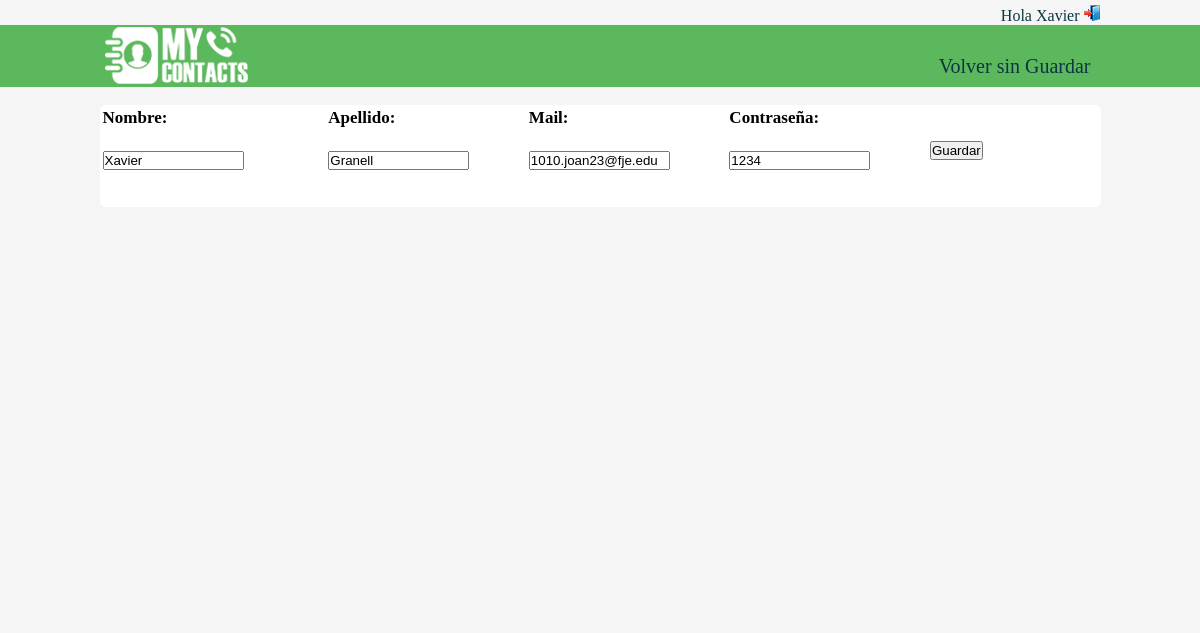
Screenshot of /Proyecto4_1/modificarperfil.php (signed in) with the database file from the repository.
### tables this page shows
CREATE TABLE IF NOT EXISTS `tbl_usuario` (
`id_usuario` int(11) NOT NULL,
  `email_usu` varchar(30) NOT NULL,
  `nombre_usu` varchar(20) NOT NULL,
  `apellido_usu` varchar(35) NOT NULL,
  `passwd_usu` varchar(10) NOT NULL,
  `id_tipo_usuario` int(11) NOT NULL
);

### Proyecto4_1/modificarperfil.php (the view, shortened to what this page needs)
<?php
  include("conexion.proc.php");
$sql_perfil = "SELECT * FROM tbl_usuario WHERE $_SESSION[id] = id_usuario";
?>
<!DOCTYPE html>
<html>
  <head>
      <link rel="stylesheet" type="text/css" href="css/estilo.css" media="screen" />
      <link rel="stylesheet" href="https://maxcdn.bootstrapcdn.com/font-awesome/4.4.0/css/font-awesome.min.css">
  </head>
    <body>
<a name="top">
      <div id="barraNegra">
        <div id="barraLogin">
          <ul id="listaLogin">
            <li id="identificate">Hola <?php echo $_SESSION['nombre']?> </li>
            <li><a href="salir.php"><img src="img/exit.png" alt="Salir" title="Salir" /></a></li>
          </ul>
        </div>
      </div>
      <header>
        <section id="cabecera">
          <figure>
            <a href="principal.php"><img src="img/logoMyContacts.png"/></a>
          </figure>
          <nav>
            <ul>
              <a href='principal.php'><li>Volver sin Guardar</li></a>
            </ul>
          </nav>
        </section>
      </header>
      <main><br/>
<?php
              $datos = mysqli_query($con,$sql_perfil);
              if(mysqli_num_rows($datos)!=0){
                while ($mostrar = mysqli_fetch_array($datos)) {
            ?>
<section id="centro">
  <form name="formulariomodificar" action="modificarperfil.proc.php" method="get">
            <div id="divMaterialReserva">
            <table>
                  <tr>
                    <td><b>Nombre:</b></td>
                    <td><b>Apellido:</b></td>
                    <td><b>Mail:</b></td>
                    <td><b>Contraseña:</b></td>
                    <td></td>
                  </tr>
                  <tr>
                    <td style="width:370px"> <br/><input type="text" name="nom" size="15" maxlength="25" value="<?php echo $mostrar['nombre_usu']; ?>"><br/></td>
                    <td style="width:300px"><br/><input type="text" name="ape" size="15" maxlength="25" value="<?php echo $mostrar['apellido_usu']; ?>"><br/></td>
                    <td style="width:300px"><br/><input type="text" name="mail" size="15" maxlength="25" value="<?php echo $mostrar['email_usu']; ?>"><br/></td>
                    <td style="width:300px"><br/><input type="text" name="pass" size="15" maxlength="25" value="<?php echo $mostrar['passwd_usu']; ?>"><br/></td>
                    <td style="width:370px"> <input type="submit" value="Guardar"></td></td>
                  </tr>
                </table>
                </div>
                <?php
                }
              }else{
                echo "No hay datos";
              }
            ?>
          </section>
        </main>
    </body>
</html>

### Proyecto4_1/css/estilo.css (style rules this page uses)
* { margin: 0; padding: 0; }
body { background-color: #f5f5f5; }
a { text-decoration: none; color: #0d3541; }
#barraNegra { background-color: #f5f5f5; width: 100%; height: 25px; min-width: 999px; }
#barraLogin { margin: 0 auto; position: relative; width: 999px; }
#listaLogin { float: right; padding-top: 5px; text-decoration: none; }
#listaLogin li { display: inline; color: #0d3541; }
#listaLogin li a { color: #0d3541; text-decoration: none; }
header { text-align: center; background-color: #5cb85c; width: 100%; height: 62px; position: relative; }
section { position: relative; margin: 0 auto; width: 999px; height: 62px; background-color: #5cb85c; }
figure { position: relative; float: left; width: 25%; height: 62px; }
figure img { position: relative; float: left; }
nav { position: relative; float: right; width: 75%; height: 62px; }
nav ul { color: white; text-align: right; text-decoration: none; padding-top: 30px; font-size: 20px; }
nav ul li { display: inline; text-align: right; padding-right: 9px; padding-left: 9px; }
main { margin: 0 auto; width: 100%; height: 500px; }
#centro { background-color: #f5f5f5; background-repeat: no-repeat; background-position: center center; width: 100%; height: 500px; margin: 0 auto; }
#divMaterialReserva { background-color: white; width: 999px; height: 100px; margin: 0 auto; border: 1px solid white; border-radius: 5px; font-size: 17px }
table { border: 1px; width: 100%; height: 50px; }
table tr td { color: black; }

### rows the page displays
tbl_usuario: nom "Xavier", ape "Granell", mail "1010.joan23@fje.edu", pass "1234"

### other values shown
$_SESSION['nombre'] "Xavier"
